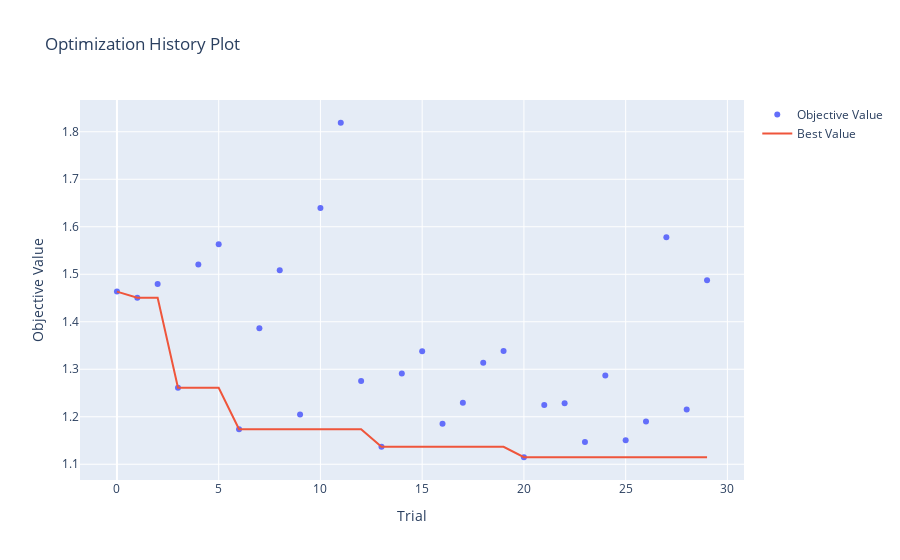

The cell this chart's notebook holds for it:
### Code cell
fig = optuna.visualization.plot_optimization_history(study)
fig.show()

### Figure 1 — Plotly figure (JSON) as saved in the notebook; plotly's stock layout.template omitted (floating-point values rounded to 4 significant figures)
{"data": [{"mode": "markers", "name": "Objective Value", "type": "scatter", "x": [0, 1, 2, 3, 4, 5, 6, 7, 8, 9, 10, 11, 12, 13, 14, 15, 16, 17, 18, 19, 20, 21, 22, 23, 24, 25, 26, 27, 28, 29], "y": [1.464, 1.451, 1.48, 1.261, 1.521, 1.563, 1.174, 1.386, 1.509, 1.205, 1.639, 1.819, 1.275, 1.137, 1.291, 1.338, 1.185, 1.229, 1.314, 1.339, 1.115, 1.225, 1.228, 1.147, 1.287, 1.151, 1.19, 1.578, 1.215, 1.488]}, {"mode": "lines", "name": "Best Value", "type": "scatter", "x": [0, 1, 2, 3, 4, 5, 6, 7, 8, 9, 10, 11, 12, 13, 14, 15, 16, 17, 18, 19, 20, 21, 22, 23, 24, 25, 26, 27, 28, 29], "y": [1.464, 1.451, 1.451, 1.261, 1.261, 1.261, 1.174, 1.174, 1.174, 1.174, 1.174, 1.174, 1.174, 1.137, 1.137, 1.137, 1.137, 1.137, 1.137, 1.137, 1.115, 1.115, 1.115, 1.115, 1.115, 1.115, 1.115, 1.115, 1.115, 1.115]}, {"marker": {"color": "#cccccc"}, "mode": "markers", "name": "Infeasible Trial", "showlegend": false, "type": "scatter", "x": [], "y": []}], "layout": {"title": {"text": "Optimization History Plot"}, "xaxis": {"title": {"text": "Trial"}}, "yaxis": {"title": {"text": "Objective Value"}}}}
